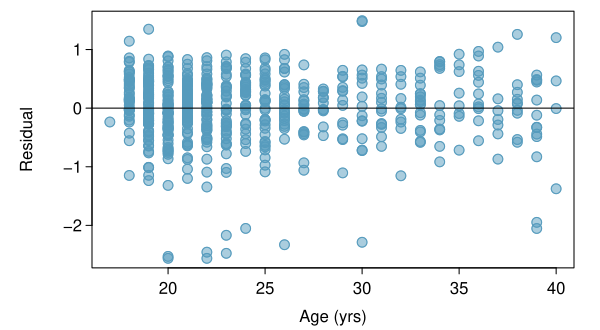

Reproduce this figure in R.
library(openintro)
# data(famuss)
data(COL)

obs = residuals(lm(log(ndrm.ch + 5.0) ~ actn3.r577x + age 
           + sex  + bmi, data=famuss))


myPDF("logNdrmChAgeVSResidPlot.pdf",
      6.0,
      3.3,
      mar = c(3, 4.5, 0.5, 1.2) + 0.1,
      mgp = c(2.8, 0.5, 0))
plot(famuss$age,
     obs,
     pch = 19,
     cex = 1.3,
     col = COL[1, 3],
     xlab = "",
     ylab = "Residual")
points(famuss$age,
       obs,
       cex = 1.3,
       col = COL[1])
mtext("Age (yrs)", 1, 1.9)

abline(lm(obs ~ famuss$age))

dev.off()
